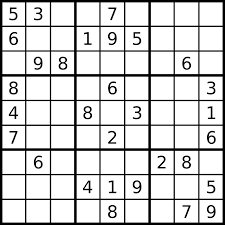
#> input picture line_countor detection/pic/line4.png, 225 x 225 px
$ python 'line detection.py'
#> lines starting #> are read from the running program, lines starting #| are printed output that depends on the picture; after the words box and inside, x2 and y2 are one past the last pixel; in counts of white or black regions, pixels touching at a corner belong together
import matplotlib.pyplot as plt
import numpy as np
import cv2
import math


def hough_line(edgeImage):
    # Theta 0 - 180 degree
    # Calculate 'cos' and 'sin' value ahead to improve running time
    theta = np.arange(0, 180, 1)
    cos = np.cos(np.deg2rad(theta))
    sin = np.sin(np.deg2rad(theta))

    # Generate a accumulator matrix to store the values
    rho_range = round(math.sqrt(edgeImage.shape[0] ** 2 + edgeImage.shape[1] ** 2))
    accumulator = np.zeros((2 * rho_range, len(theta)), dtype=np.uint8)

    # Threshold to get edges pixel location (x,y)
    edge_pixels = np.where(edgeImage != 0)
    coordinates = list(zip(edge_pixels[0], edge_pixels[1]))

    # Calculate rho value for each edge location (x,y) with all the theta range
    for p in range(len(coordinates)):
        for t in range(len(theta)):
            rho = int(round(coordinates[p][1] * cos[t] + coordinates[p][0] * sin[t]))
            accumulator[rho, t] += 2  # Suppose add 1 only, Just want to get clear result

    return accumulator


#

# Draw the lines represented in the hough accumulator on the original image
def drawhoughLinesOnImage(image, coordinates):
    for i in range(0, len(coordinates)):
        a = np.cos(np.deg2rad(coordinates[i][1]))
        b = np.sin(np.deg2rad(coordinates[i][1]))
        x0 = a * coordinates[i][0]
        y0 = b * coordinates[i][0]
        x1 = int(x0 + 1000 * (-b))
        y1 = int(y0 + 1000 * (a))
        x2 = int(x0 - 1000 * (-b))
        y2 = int(y0 - 1000 * (a))

        cv2.line(image, (x1, y1), (x2, y2), (255, 0, 127), 2)

        # Different weights are added to the image to give a feeling of blending


def blend_images(image, final_image, alpha=0.7, beta=1., gamma=0.):
    return cv2.addWeighted(final_image, alpha, image, beta, gamma)


if __name__ == "__main__":
    image = cv2.imread("pic/line4.png")  # load image in grayscale
#> image is the input picture: shape (225, 225, 3); min 0, max 255, mean 212
    gray_image = cv2.cvtColor(image, cv2.COLOR_RGB2GRAY)
    blurredImage = cv2.GaussianBlur(gray_image, (5, 5), 0)
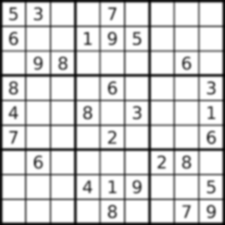
#> blurredImage: shape (225, 225); min 2, max 255, mean 212.2
    edgeImage = cv2.Canny(blurredImage, 50, 120)
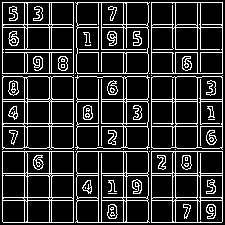
#> edgeImage: shape (225, 225); 18.1% white in thin lines or dots
    accumulator = hough_line(edgeImage)
#> in hough_line, `edge_pixels = np.where(edgeImage != 0)`: edge_pixels = 9156 positions, rows 2 to 222, columns 2 to 222
#> in hough_line, `coordinates = list(zip(edge_pixels[0], edge_pixels[1]))`: coordinates = 9156 pairs, first value 2 to 222, second value 2 to 222
#> after the loop in hough_line, `for p in range(len(coordinates)):`:
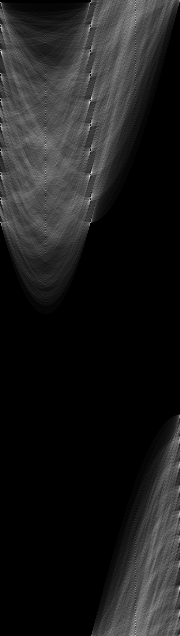
#> accumulator: shape (636, 180); min 0, max 232, mean 28.7
    # Threshold some high values then draw the line
    edge_pixels = np.where(accumulator > 220)
#> edge_pixels = ([52, 98, 102, 172, 176, 588], [1, 91, 89, 91, 89, 179])

    houghLinesImage = np.zeros_like(image)  # create and empty image

    drawhoughLinesOnImage(houghLinesImage, accumulator)  # draw the lines on the empty image
#> the loop in drawhoughLinesOnImage, `for i in range(0, len(coordinates)):` made 636 passes
#> (a, b, x0, y0, x1, y1, x2, y2) on passes 1 to 3: (1, 0, 0, 0, 0, 1000, 0, -1000), (1, 0, 0, 0, 0, 1000, 0, -1000), (0.588, 0.809, 103.5, 142.4, -705, 730, 912, -445)
#> after the loop in drawhoughLinesOnImage, `for i in range(0, len(coordinates)):`:
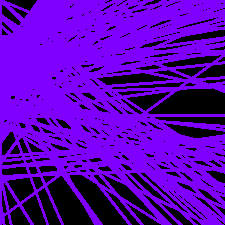
#> image: shape (225, 225, 3); mean of channels 0, 1, 2 181.4, 0, 90.4; drawn as B, G, R
    orginalImageWithHoughLines = blend_images(houghLinesImage, image)  # add two images together, using image blending
#> in blend_images, `return cv2.addWeighted(final_image, alpha, image, beta, gamma)`:
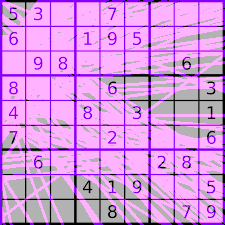
#> returned value: shape (225, 225, 3); mean of channels 0, 1, 2 224.3, 148, 211.1; drawn as B, G, R
    fig, (ax1, ax2, ax3) = plt.subplots(nrows=1, ncols=3, figsize=(20, 20))
    ax1.imshow(image)
    ax1.set_title('Original Image')
    ax1.axis('off')

    ax2.imshow(edgeImage, cmap='gray')
    ax2.set_title('Edge Image')
    ax2.axis('off')

    ax3.imshow(orginalImageWithHoughLines, cmap='gray')
    ax3.set_title("Original Image with Hough lines")
    ax3.axis('off')
    plt.show()

$ run again, with line_countor detection/pic/apple.PNG copied over line_countor detection/pic/line4.png
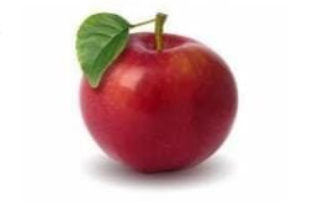
#> input picture line_countor detection/pic/apple.PNG, 321 x 212 px
#> image is the input picture: shape (212, 321, 3); mean B, G, R 192.3, 192.9, 218.3
#> `edgeImage = cv2.Canny(blurredImage, 50, 120)`:
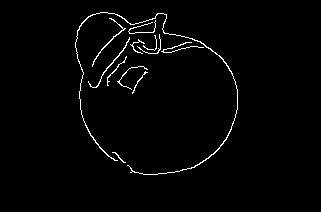
#> edgeImage: shape (212, 321); 1.8% white in thin lines or dots, all inside (x1, y1, x2, y2) = (75, 12, 238, 175)
#> in hough_line, `edge_pixels = np.where(edgeImage != 0)`: edge_pixels = 1227 positions, rows 12 to 174, columns 75 to 237
#> coordinates = 1227 pairs, first value 12 to 174, second value 75 to 237
#> `edge_pixels = np.where(accumulator > 220)`: edge_pixels = (empty array, empty array)
#> in blend_images, `return cv2.addWeighted(final_image, alpha, image, beta, gamma)`:
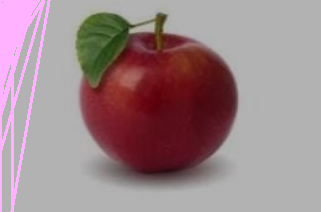
#> returned value: shape (212, 321, 3); mean of channels 0, 1, 2 138.9, 135, 157.1; drawn as B, G, R
